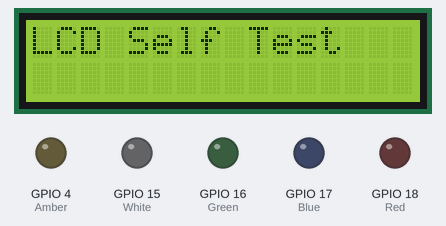
Simulated run of this sketch. Board: ESP32. Shown: 16×2 character LCD, output pins drawn as LEDs (lit = HIGH). WiFi joins after 1.5 s; servers stay silent unless stated; what the sketch prints to the serial monitor is not drawn.

Above: at 0.1 s.
At 0.6 s:
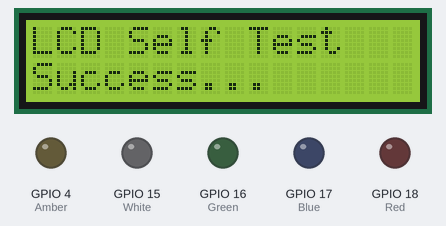
At 3.3 s:
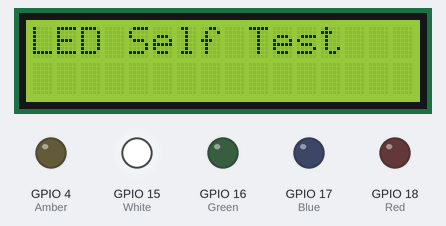
At 6.3 s:
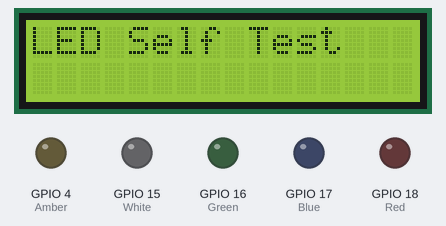
At 12.5 s:
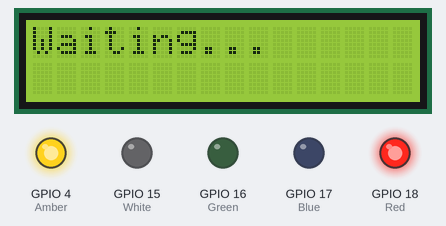
At 33.9 s:
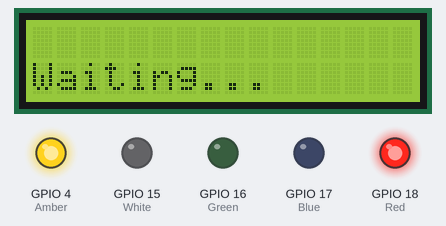
Timing chart, 0 to 35.4 s (numbered marks = the images above):
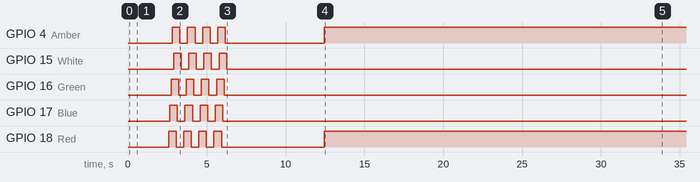

Measured:
- what the display in image 1 shows lasts 2.0 s, from 0.6 s to 2.6 s
- what the display in image 4 shows lasts 10.0 s, from 12.4 s to 22.4 s

The sketch:

main.ino
```cpp
#include <HTTPClient.h>
#include <LiquidCrystal.h>
#include "secrets.h"
#include <ArduinoJson.h>

int S = 33;
int E = 32;
int D4 = 19;
int D5 = 27;
int D6 = 26;
int D7 = 25;

int White = 15;
int Amber = 4;
int Green = 16;
int Blue = 17;
int Red = 18;

#define LED_BUILTIN 2

LiquidCrystal lcd(S, E, D4, D5, D6, D7);
const char *ssid = "Some Wifi Network";
const char *password = "Some Wifi Password";

unsigned long lastTime = 0;
unsigned long timerDelay = 1000;

void blinkNum(int num, int mils, int pin)
{
  for (int i = 0; i < num; i++)
  {
    digitalWrite(pin, HIGH);
    delay(mils);
    digitalWrite(pin, LOW);
    delay(mils);
  }
}

void wipe(int count, int mils)
{
  for (int i = 0; i < count; i++)
  {
    digitalWrite(Red, HIGH);
    delay(mils);
    digitalWrite(Blue, HIGH);
    delay(mils);
    digitalWrite(Green, HIGH);
    delay(mils);
    digitalWrite(Amber, HIGH);
    delay(mils);
    digitalWrite(White, HIGH);
    delay(mils);
    digitalWrite(LED_BUILTIN, HIGH);
    delay(mils);
    digitalWrite(Red, LOW);
    delay(mils);
    digitalWrite(Blue, LOW);
    delay(mils);
    digitalWrite(Green, LOW);
    delay(mils);
    digitalWrite(Amber, LOW);
    delay(mils);
    digitalWrite(White, LOW);
    delay(mils);
    digitalWrite(LED_BUILTIN, LOW);
    delay(mils);
  }
}

void test()
{
  // LCD Test
  lcd.begin(16, 2);
  lcd.clear();
  lcd.print("LCD Self Test");
  delay(500);
  lcd.setCursor(0, 1);
  lcd.print("Success...");
  delay(2000);
  lcd.clear();

  // LED Test
  lcd.setCursor(0, 0);
  lcd.print("LED Self Test");
  wipe(4, 80);
  lcd.clear();

  // WiFi Test
  WiFi.begin(ssid, password);
  while (WiFi.status() != WL_CONNECTED)
  {
    blinkNum(5, 100, LED_BUILTIN);
    lcd.setCursor(0, 0);
    lcd.print("Connecting...");
    lcd.setCursor(0, 1);
    lcd.print(ssid);
  }
  lcd.clear();
  lcd.print("Connected");
  lcd.setCursor(0, 1);
  lcd.print(WiFi.localIP());
  delay(4000);
  lcd.clear();
}

void waitingStatus(int state)
{
  // state = 0 - Waiting
  // state = 1 - Not Waiting
  if (state == 0)
  {
    digitalWrite(Red, HIGH);
    digitalWrite(Amber, HIGH);
  }
  else if (state == 1)
  {
    digitalWrite(Red, LOW);
    digitalWrite(Amber, LOW);
  }
}

// LCD Pagination
void pagination(String tweet, int waitMs)
{
  if (tweet.length() <= 31)
  {
    lcd.setCursor(0, 0);
    lcd.print(tweet.substring(0, 15));
    lcd.setCursor(0, 1);
    lcd.print(tweet.substring(16, 31));
    delay(150);
    return;
  }
  for (int i = 0; i < tweet.length(); i += 31)
  {
    lcd.setCursor(0, 0);
    lcd.print(tweet.substring(i, i + 15));
    lcd.setCursor(0, 1);
    lcd.print(tweet.substring(i + 15, i + 31));
    delay(waitMs);
  }
}

void setLEDFromTweet(String tweet)
{
  if (tweet.indexOf("Red") != -1)
  {
    digitalWrite(Red, HIGH);
    digitalWrite(Blue, LOW);
    digitalWrite(Green, LOW);
    digitalWrite(Amber, LOW);
    digitalWrite(White, LOW);
  }
  else if (tweet.indexOf("Blue") != -1)
  {
    digitalWrite(Red, LOW);
    digitalWrite(Blue, HIGH);
    digitalWrite(Green, LOW);
    digitalWrite(Amber, LOW);
    digitalWrite(White, LOW);
  }
  else if (tweet.indexOf("Green") != -1)
  {
    digitalWrite(Red, LOW);
    digitalWrite(Blue, LOW);
    digitalWrite(Green, HIGH);
    digitalWrite(Amber, LOW);
    digitalWrite(White, LOW);
  }
  else if (tweet.indexOf("Amber") != -1)
  {
    digitalWrite(Red, LOW);
    digitalWrite(Blue, LOW);
    digitalWrite(Green, LOW);
    digitalWrite(Amber, HIGH);
    digitalWrite(White, LOW);
  }
  else if (tweet.indexOf("White") != -1)
  {
    digitalWrite(Red, LOW);
    digitalWrite(Blue, LOW);
    digitalWrite(Green, LOW);
    digitalWrite(Amber, LOW);
    digitalWrite(White, HIGH);
  }
  else
  {
    digitalWrite(Red, LOW);
    digitalWrite(Blue, LOW);
    digitalWrite(Green, LOW);
    digitalWrite(Amber, LOW);
    digitalWrite(White, LOW);
  }
}

String parseJSON(String response)
{
  StaticJsonBuffer<3500> jsonBuffer;
  const char *json = response.c_str();
  JsonObject &root = jsonBuffer.parseObject(json);
  JsonArray &data = root["data"];
  const char *data_0_id = data[0]["id"];
  const char *data_0_text = data[0]["text"];
  setLEDFromTweet(data_0_text);

  return String(data_0_text);
}

void request()
{
  lcd.clear();
  HTTPClient http;

  http.begin(api_endpoint);
  http.addHeader("Authorization", bearer_token);

  // Send HTTP GET request
  //  blinkNum(1, 100, Blue);
  //  lcd.print("Sending Request");
    int httpResponseCode = http.GET();
  //  lcd.clear();
  //  blinkNum(1, 100, Blue);

  if (httpResponseCode == 200)
  {
    //    lcd.print("Response: ");
    //    lcd.print(httpResponseCode);
        String payload = http.getString();
        Serial.println(payload);
    //    blinkNum(2, 250, Green);
    lcd.clear();
    pagination(parseJSON(payload), 2500);
  }
  else
  {
    lcd.print("Response: ");
    lcd.print(httpResponseCode);
    String payload = http.getString();
    Serial.print(payload);
    // blinkNum(8, 90, Red);
    lcd.clear();
  }
  // Free resources
  http.end();
  // blinkNum(1, 600, Amber);
  // waitingStatus(0);
  lcd.setCursor(0, 1);
  lcd.print("Waiting...");
}

void setup()
{
  // Init Serial
  Serial.begin(115200);
  Serial.println("Hello World");
  Serial.println(WiFi.macAddress());
  Serial.println("Welcome to the twitter bot that just checks if a tweet has a color in it.");

  // Set LED pins to Output
  pinMode(18, OUTPUT);
  pinMode(17, OUTPUT);
  pinMode(16, OUTPUT);
  pinMode(4, OUTPUT);
  pinMode(15, OUTPUT);
  // Test Function
  test();

  // Clear LCD
  lcd.clear();


  // Init WiFi
  waitingStatus(0);
  lcd.print("Waiting...");
}

void loop()
{
  // Only enter this if the timer has expired
  if ((millis() - lastTime) > timerDelay)
  {
    // waitingStatus(1);
    // Check WiFi connection status
    if (WiFi.status() == WL_CONNECTED)
    {
      // send the HTTP POST request
      delay(10000);
      request();
    }
    else
    {
      blinkNum(5, 70, Red);
      lcd.clear();
      lcd.print("Disconnected");
      Serial.println("Disconnected");
    }
    lastTime = millis();
  }
}
```

secrets-example.h
```cpp
#define bearer_token "Bearer <your bearer token here>"
#define api_endpoint "<API Endpoint>"
```
